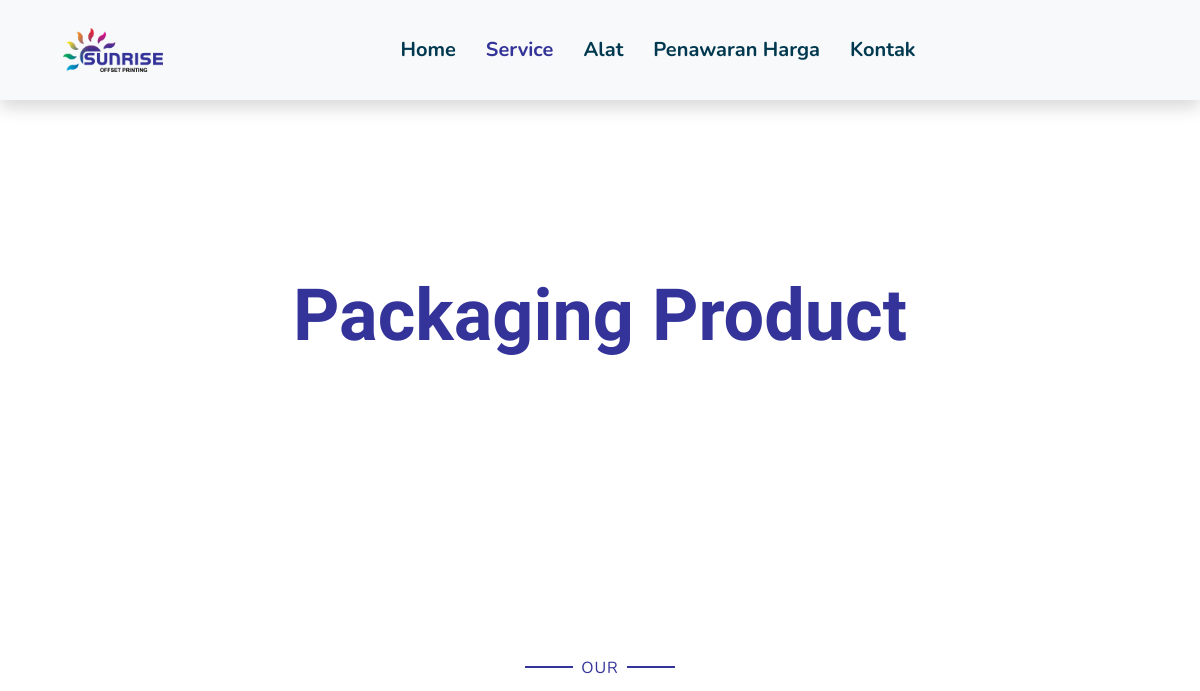
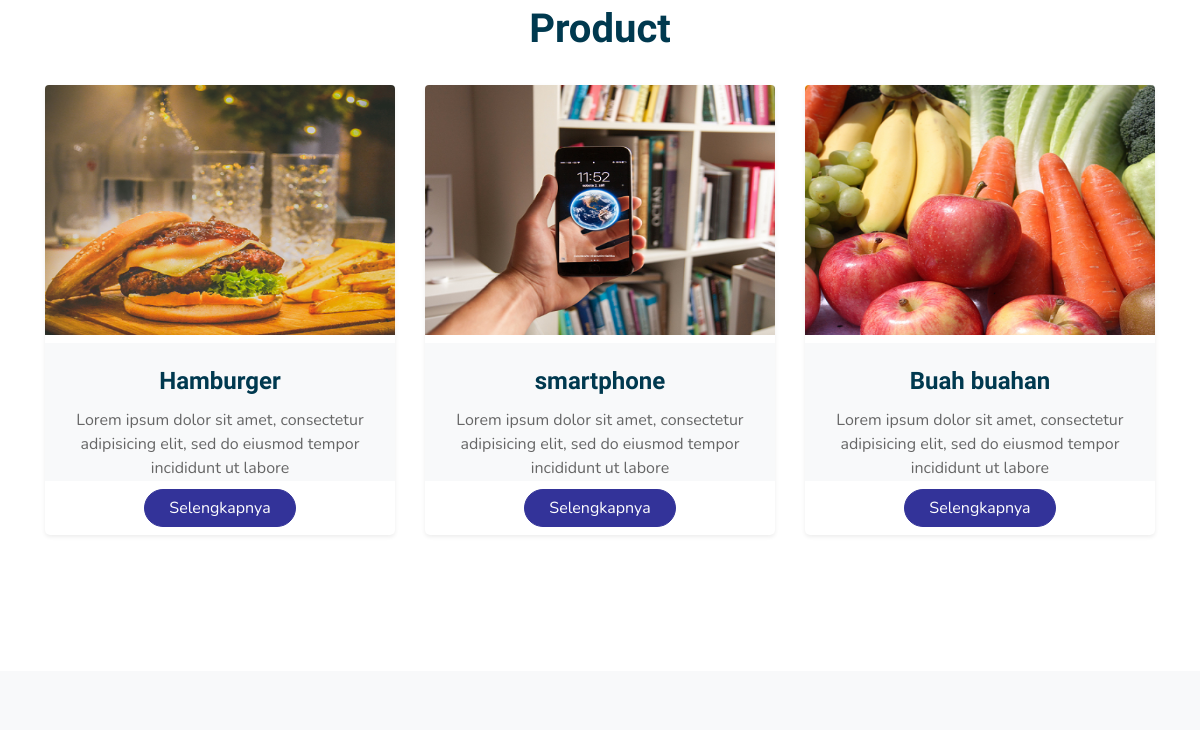
The page /service.php (upper part) on the database as committed earlier (2 pictures, top to bottom).
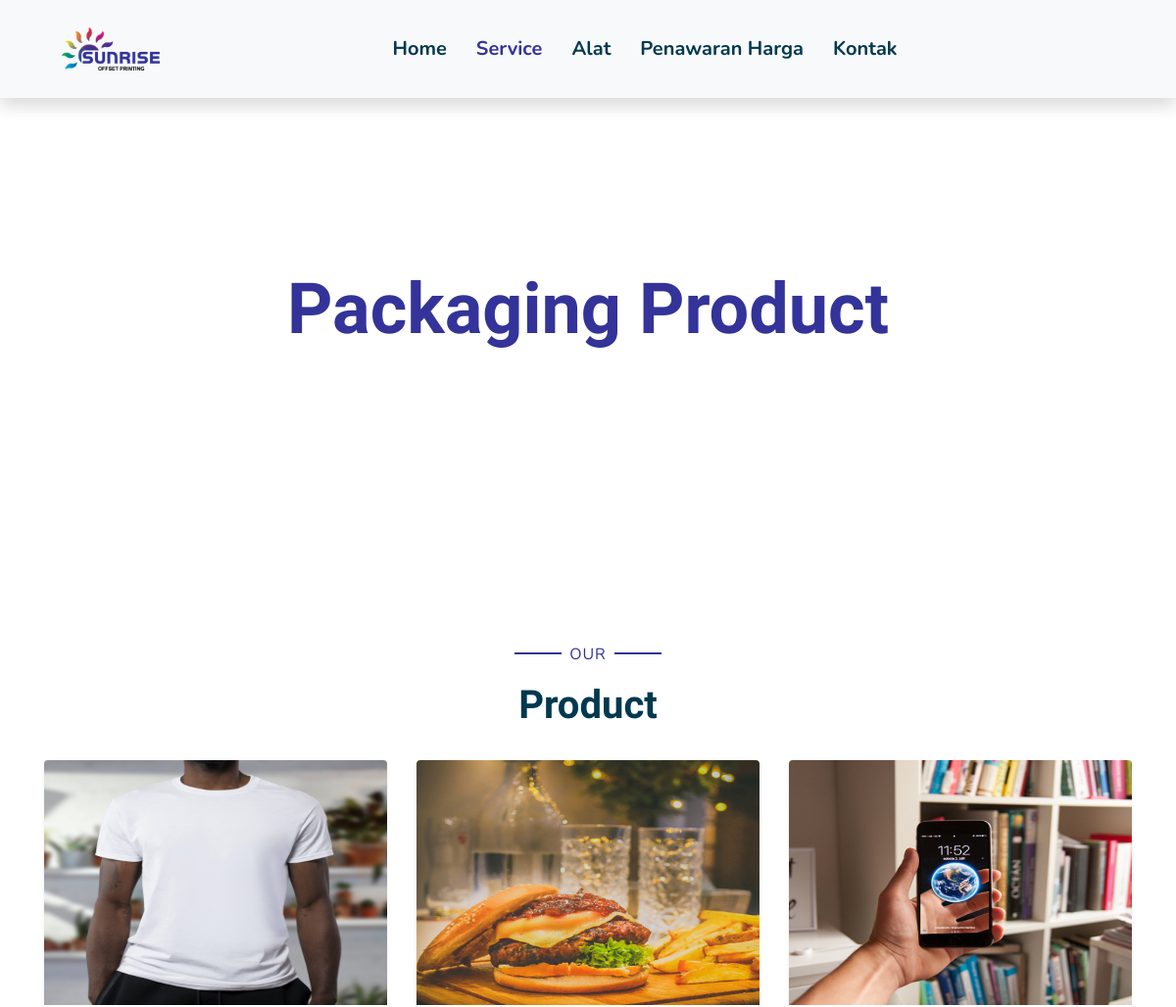
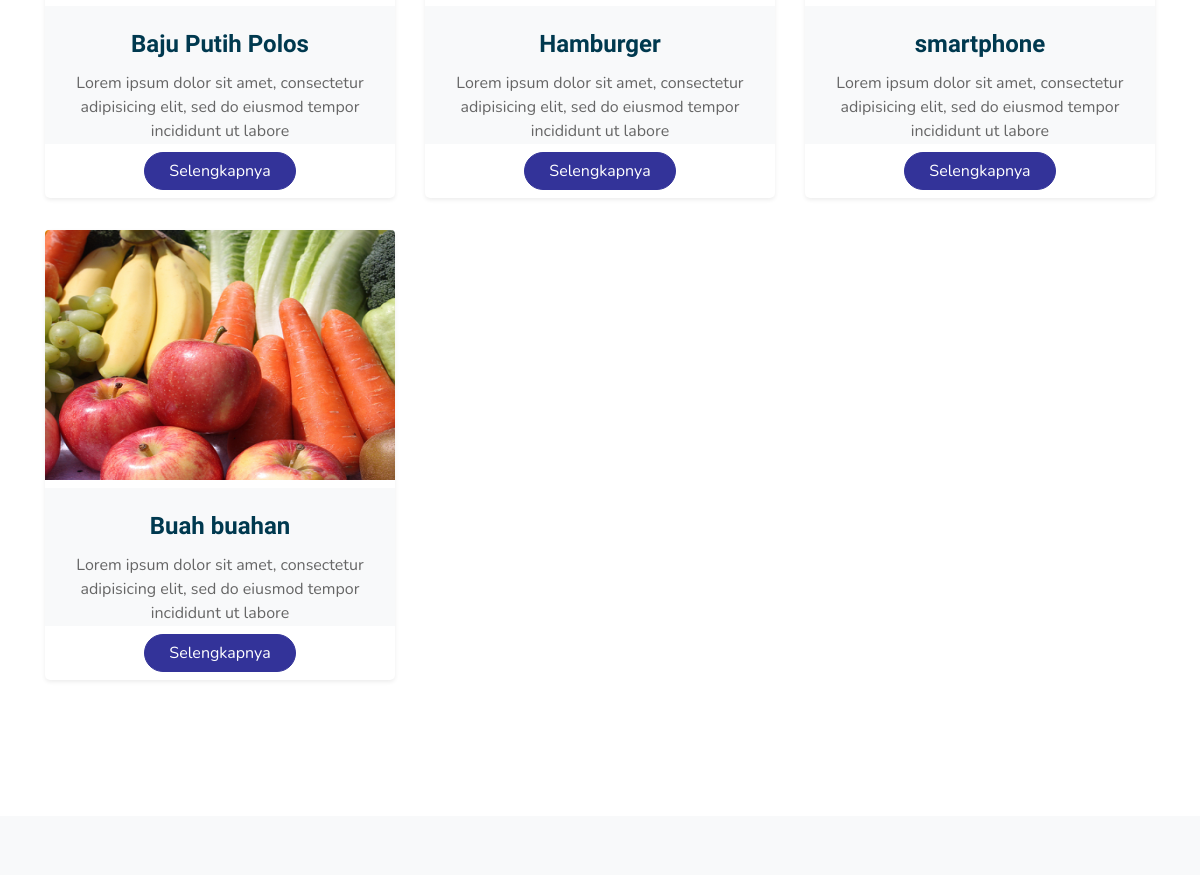
The same page on the database as committed later (2 pictures, top to bottom).
### tables this page shows
CREATE TABLE `produk` (
  `id_produk` int(11) NOT NULL,
  `kode_produk` char(10) NOT NULL,
  `judul_produk` varchar(100) NOT NULL,
  `deskripsi` text NOT NULL,
  `gambar` varchar(100) NOT NULL DEFAULT 'gambar_default.png',
  `tanggal` datetime NOT NULL,
  `status` int(11) NOT NULL,
  `id_pengguna` int(11) NOT NULL
);

### service.php (the view, shortened to what this page needs)
<!DOCTYPE html>
<html lang="en">
  <head>
    <link
      href="https://cdnjs.cloudflare.com/ajax/libs/font-awesome/5.10.0/css/all.min.css"
      rel="stylesheet"
    />
    <link href="lib/flaticon/font/flaticon.css" rel="stylesheet" />
    <link href="lib/owlcarousel/assets/owl.carousel.min.css" rel="stylesheet" />
    <link href="lib/lightbox/css/lightbox.min.css" rel="stylesheet" />
    <link href="css/style.css" rel="stylesheet" />
  </head>
  <body>
 <div class="container-fluid bg-light  position-relative shadow navbar-brand">
  <nav
    class="navbar navbar-expand-lg bg-light navbar-light py-3 py-lg-0 px-0 px-lg-5"
  >
  <a class="navbar-brand" href="#">
    <img src="assets/img/logo2.png" alt="" width="100" ></a>
    <div
      class="collapse navbar-collapse justify-content-between"
      id="navbarCollapse"
    >
      <div class="navbar-nav font-weight-bold mx-auto py-0">
        <a href="index.php" class="nav-item nav-link">Home</a>
        <a href="service.php" class="nav-item nav-link active">Service</a>
        <a href="alat.php" class="nav-item nav-link">Alat</a>
        <a href="penawaran.php" class="nav-item nav-link">Penawaran Harga</a>
        <a href="kontak.php" class="nav-item nav-link">Kontak</a>
      </div>
    </div>
  </nav>
</div>
    <div class="container-fluid bg-primary mb-5">
      <div
        class="d-flex flex-column align-items-center justify-content-center"
        style="min-height: 400px"
      >
        <h3 class="display-3 font-weight-bold text-white">Packaging Product</h3>
      </div>
    </div>
    <div class="container-fluid pt-5">
  <div class="container">
    <div class="text-center pb-2">
      <p class="section-title px-5">
        <span class="px-2">Our</span>
      </p>
      <h1 class="mb-4">Product</h1>
    </div>
    <div class="row pb-3">
<?php
    include 'config/database.php';
    if (isset($_GET['id_produk'])) {
        $sql="select * from produk where status=1 order by id_produk desc";
    }else {
        $sql="select * from produk where status=1 order by id_produk desc";
    }
    $hasil=mysqli_query($kon,$sql);
    $jumlah = mysqli_num_rows($hasil);
    if ($jumlah>0){
        while ($data = mysqli_fetch_array($hasil)):
    ?>
  <div class="col-lg-4 mb-4"  >
  <div class="card border-0 shadow-sm mb-2 bg-primary"  style="width: 100%; height: 450px;">
      <a href="produk.php?halaman=produk&id=<?php echo $data['id_produk'];?>"><img src="assets/img/produk/<?php echo $data['gambar'];?>" width="250" height="250px" class="card-img-top mb-2" alt="Gambar tidak ditemukan"></a>
        <div class="card-body bg-light text-center p-4" >
          <h4 class="card-title" ><?php echo $data['judul_produk'];?></h4>
          <p class="card-text" ><?php
                          $ambil=$data["deskripsi"];
                          $panjang = strip_tags(html_entity_decode($ambil,ENT_QUOTES,"ISO-8859-1"));
                          echo substr($panjang, 0, 100);?></p>
        </div>
        <a href="produk.php?halaman=produk&id=<?php echo $data['id_produk'];?>" class="btn  btn-primary  px-4 mx-auto my-2" role="button">Selengkapnya</a>
    </div>
    </div>
    <?php
            endwhile;
        }else {
            echo "<div class='alert alert-warning'> Tidak ada artikel pada kategori ini.</div>";
        };
        ?>
    </div>
    </div>
  </div>
    <div
      class="container-fluid bg-light text-white mt-5 py-5 px-sm-3 px-md-5"
    >
      <div class="row pt-3">
      </div>
    </div>
  </body>
</html>

Rows that differ between the two databases and show on the page:
now on this page (row edited): produk: gambar (picture), judul_produk "Baju Putih Polos", deskripsi "Lorem ipsum dolor sit amet, consectetur adipisicing elit, sed do eiusmod tempor incididunt ut labore"
